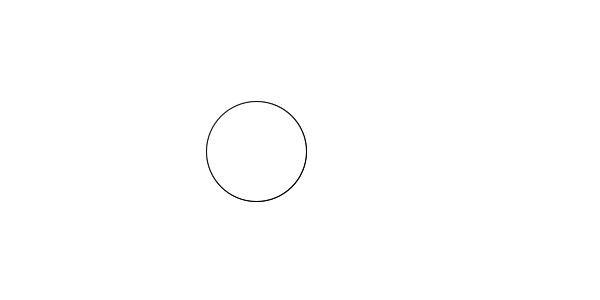
Frame 1 (no input)
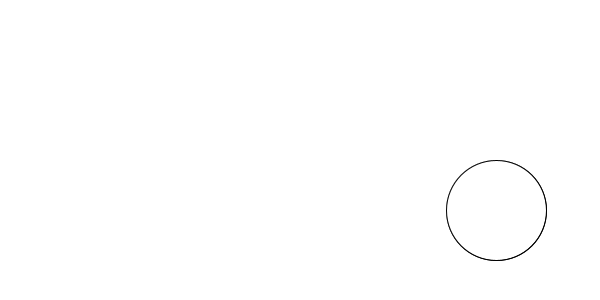
Frame 60 (the mouse pressed at the canvas centre just before this capture)
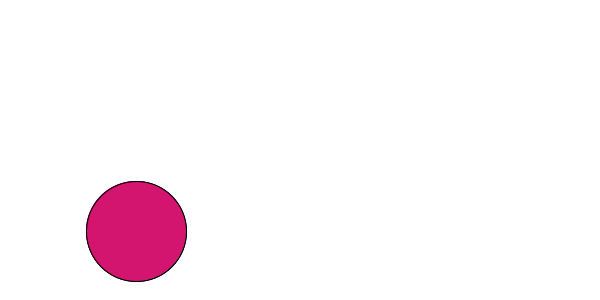
Frame 120 (the mouse held since frame 60 and released just before this capture)

The Processing sketch that drew these frames (run headless with seeded random() and noise(); from frame 60 on, the mouse is pressed at the canvas centre):

// Processing sketch: processing_97040
// ── processing_97040.pde

    int mida = 100;
    
    int radi = mida/2;
    
   float pX = 250;

     float vX = 6;

  float pY = 150;

   float vY = 1;


  void setup() {
    
  size(600, 300);
  
  rectMode(CENTER);
 
}

  void draw() {
    
  background(255);

  pX = pX + vX;
  pY = pY + vY;
  
  
  if (pX + radi > width) {
    
    vX = -vX;
    pX = width -radi;
  } 
   if (pX-radi <0) { 
    vX = -vX;
    pX = radi;
  }
  
    if (pY + radi > height) {
    
    vY = -vY;
    pY = height -radi;
  } 
   if (pY-radi <0) { 
     vY = -vY;
     pY = radi;
  }
  ellipse(pX, pY,mida,mida);
  
  ellipse(pX, pY,mida,mida);
  
}

  void mousePressed() {
  
  fill(211,21,112);
  if (cambiarColor==true);
  }  
  
  boolean cambiarColor= true;{
   
          
  }
